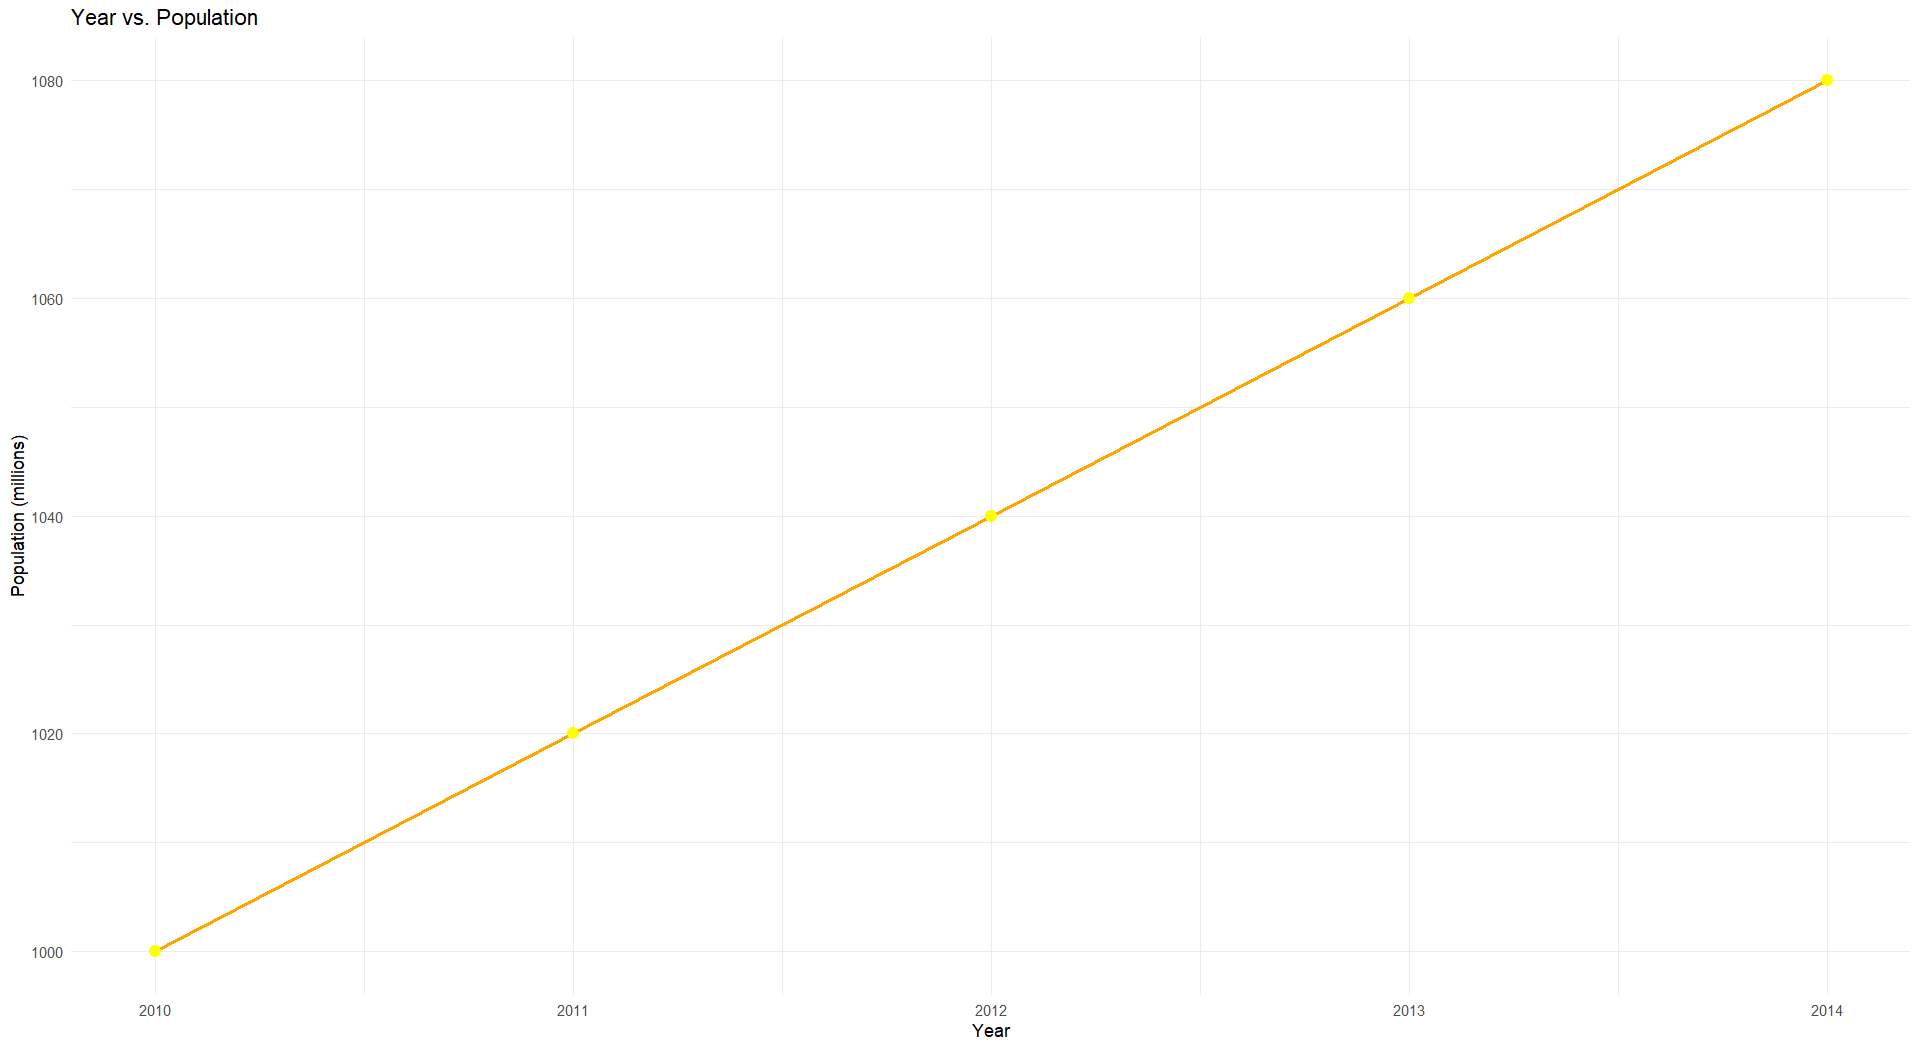

R code for this plot:
library(ggplot2)

ypdata <- data.frame(
  Year = 2010:2014,
  Population = c(1000, 1020, 1040, 1060, 1080)
)

ggplot(ypdata, aes(x = Year, y = Population)) +
  geom_line(color = "orange", size = 1) +
  geom_point(color = "yellow", size = 3) +
  labs(
    title = "Year vs. Population",
    x = "Year",
    y = "Population (millions)"
  ) +
  theme_minimal()
